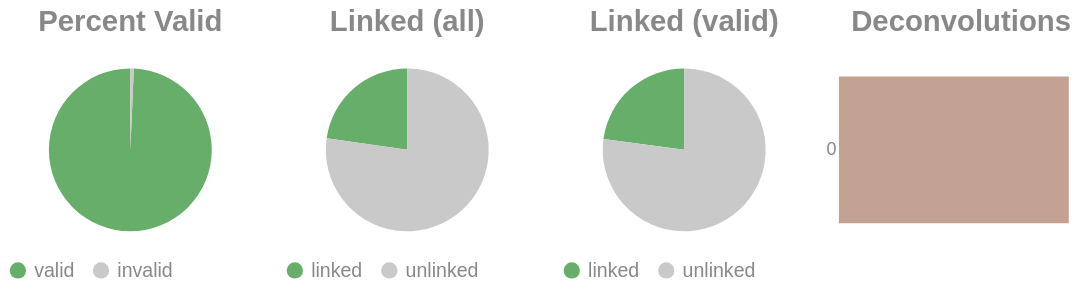

Source (notebook cell):
### Code cell
if SKIPLR:
    pass
else:
    clash = Counter()
    for i in valids['molecule'].to_list():
        _mol = i.split("-")
        if len(_mol) == 1:
            clash.update('0')
        else:
            clash.update(_mol[-1])

    _d = {"deconvolutions": [], 'count': []}
    for k,v in clash.items():
        _d['deconvolutions'].append(k)
        _d['count'].append(v)

    tot_valid = valids['reads'].sum()
    mask = valids['reads'] >= 2
    n_linked_reads = valids.filter(mask)['reads'].sum()
    if n_linked_reads == 0:
        print_html("No linked molecules (>=2 reads) were detected; skipping linked-only distributions.")
        SKIPLR = True
    else:
        perc_valid = round(tot_valid / n_reads, 4)
        linked_perc_abs = round(n_linked_reads / n_reads, 4)
        linked_perc = round(n_linked_reads / tot_valid, 4)

    _valid = pl.DataFrame({"valids": ['valid', 'invalid'], "count": [tot_valid, n_reads - tot_valid]})
    _linked_abs = pl.DataFrame({"linked (absolute)": ['linked', 'unlinked'], "count": [n_linked_reads, n_reads - n_linked_reads]})
    _linked_rel = pl.DataFrame({"linked (valids)": ['linked', 'unlinked'], "count": [n_linked_reads, tot_valid - n_linked_reads]})

    (
        alt.hconcat(
            piechart(_valid, goodval = 'valid', title = "Percent Valid"),
            piechart(_linked_abs, goodval = "linked", title =  "Linked (all)"),
            piechart(_linked_rel, goodval = "linked", title =  "Linked (valid)"),
            convolutionbar(pl.DataFrame(_d), title = "Deconvolutions"),
            center = True,
            bounds = 'flush'
        )
        .resolve_scale(color='independent')
        .resolve_legend('independent')
        .properties(usermeta={'embedOptions': {"actions": False}})
    ).display()

### Figure 1 — Vega-Lite specification as saved in the notebook (floating-point values rounded to 4 significant figures)
{"width": "container", "height": 400, "config": {"title": {"anchor": "start", "dy": -15, "fontSize": 18, "color": "#888888", "subtitleColor": "#888888", "subtitleFontSize": 14}, "arc": {"fill": "#0072B2"}, "axis": {"domainColor": "#888888", "domainWidth": 0.5, "gridWidth": 0.2, "grid": false, "titleFontWeight": 400, "titleFontSize": 15, "labelFontSize": 11, "labelColor": "#888888", "tickColor": "#888888", "tickWidth": 0.2, "titleColor": "#888888"}, "axisBand": {"grid": false}, "axisX": {"grid": true, "tickSize": 10, "domainCap": "round"}, "axisY": {"domain": false, "grid": true, "tickSize": 0, "domainCap": "round"}, "background": "transparent", "header": {"labelFontSize": 15, "labelColor": "#888888", "titleFontSize": 15, "titleFontWeight": 600, "titleColor": "#888888"}, "legend": {"labelFont": "sans-serif", "labelFontSize": 12, "labelColor": "#888888", "symbolSize": 100, "symbolType": "circle", "titleFontSize": 12, "titlePadding": 10, "titleColor": "#888888", "title": null}, "range": {"category": ["#E69F00", "#56B4E9", "#009E73", "#F0E442", "#0072B2", "#D55E00", "#CC79A7", "#000000"], "diverging": ["#cfe8f3", "#a2d4ec", "#73bfe2", "#46abdb", "#1696d2", "#12719e"]}, "area": {"fill": "#0072B2", "fillOpacity": 0.7, "line": true, "strokeOpacity": 0.7}, "line": {"color": "#0072B2", "stroke": "#0072B2", "strokeWidth": 2}, "trail": {"color": "#0072B2", "stroke": "#0072B2", "strokeWidth": 0, "size": 1}, "point": {"filled": true, "fillOpacity": 1.0, "size": 95}, "text": {"color": "#888888", "fontSize": 11, "align": "right", "fontWeight": 400, "size": 11}, "bar": {"fill": "#0072B2", "stroke": null}, "view": {"stroke": null, "continuousWidth": 660, "continuousHeight": 400}}, "hconcat": [{"data": {"name": "data-dcf6663af4308b6cf070e8a7387ed16e"}, "mark": {"type": "arc"}, "encoding": {"color": {"field": "valids", "legend": {"orient": "bottom", "title": null}, "scale": {"domain": ["valid", "invalid"], "range": ["#68ae6b", "#C9C9C9"]}, "title": "Valids", "type": "nominal"}, "theta": {"field": "count", "type": "quantitative"}, "tooltip": [{"field": "valids", "title": "Valids", "type": "ordinal"}, {"field": "percent", "format": ".2%", "title": "Percent", "type": "quantitative"}, {"field": "count", "title": "Count", "type": "quantitative"}]}, "height": 100, "title": {"text": "Percent Valid", "align": "center", "anchor": "middle"}, "transform": [{"calculate": "datum.count / 6510618", "as": "percent"}], "width": 150}, {"data": {"name": "data-6a30642d83d73546a58a8cd45ba07224"}, "mark": {"type": "arc"}, "encoding": {"color": {"field": "linked (absolute)", "legend": {"orient": "bottom", "title": null}, "scale": {"domain": ["linked", "unlinked"], "range": ["#68ae6b", "#C9C9C9"]}, "title": "Linked (Absolute)", "type": "nominal"}, "theta": {"field": "count", "type": "quantitative"}, "tooltip": [{"field": "linked (absolute)", "title": "Linked (Absolute)", "type": "ordinal"}, {"field": "percent", "format": ".2%", "title": "Percent", "type": "quantitative"}, {"field": "count", "title": "Count", "type": "quantitative"}]}, "height": 100, "title": {"text": "Linked (all)", "align": "center", "anchor": "middle"}, "transform": [{"calculate": "datum.count / 6510618", "as": "percent"}], "width": 150}, {"data": {"name": "data-3bdb99f82aa1c159cf63de2edf580ac8"}, "mark": {"type": "arc"}, "encoding": {"color": {"field": "linked (valids)", "legend": {"orient": "bottom", "title": null}, "scale": {"domain": ["linked", "unlinked"], "range": ["#68ae6b", "#C9C9C9"]}, "title": "Linked (Valids)", "type": "nominal"}, "theta": {"field": "count", "type": "quantitative"}, "tooltip": [{"field": "linked (valids)", "title": "Linked (Valids)", "type": "ordinal"}, {"field": "percent", "format": ".2%", "title": "Percent", "type": "quantitative"}, {"field": "count", "title": "Count", "type": "quantitative"}]}, "height": 100, "title": {"text": "Linked (valid)", "align": "center", "anchor": "middle"}, "transform": [{"calculate": "datum.count / 6465831", "as": "percent"}], "width": 150}, {"data": {"name": "data-55b35a28a127d0105052ac7cddf79329"}, "mark": {"type": "bar"}, "encoding": {"color": {"field": "deconvolutions", "legend": null, "scale": {"scheme": "lightgreyred"}, "type": "nominal"}, "tooltip": [{"field": "deconvolutions", "title": "Deconvolutions", "type": "ordinal"}, {"field": "percent", "format": ".2%", "title": "Percent", "type": "quantitative"}, {"field": "count", "title": "Count", "type": "quantitative"}], "x": {"axis": null, "field": "count", "type": "quantitative"}, "y": {"field": "deconvolutions", "sort": "ascending", "title": null, "type": "nominal"}}, "height": 100, "title": {"text": "Deconvolutions", "align": "center", "anchor": "middle"}, "transform": [{"calculate": "datum.count / 5644243", "as": "percent"}], "width": 150}], "bounds": "flush", "center": true, "resolve": {"legend": {"angle": "independent"}, "scale": {"color": "independent"}}, "usermeta": {"embedOptions": {"actions": false}}, "$schema": "https://vega.github.io/schema/vega-lite/v6.1.0.json", "datasets": {"data-dcf6663af4308b6cf070e8a7387ed16e": [{"valids": "valid", "count": 6465831}, {"valids": "invalid", "count": 44787}], "data-6a30642d83d73546a58a8cd45ba07224": [{"linked (absolute)": "linked", "count": 1480099}, {"linked (absolute)": "unlinked", "count": 5030519}], "data-3bdb99f82aa1c159cf63de2edf580ac8": [{"linked (valids)": "linked", "count": 1480099}, {"linked (valids)": "unlinked", "count": 4985732}], "data-55b35a28a127d0105052ac7cddf79329": [{"deconvolutions": "0", "count": 5644243}]}}
